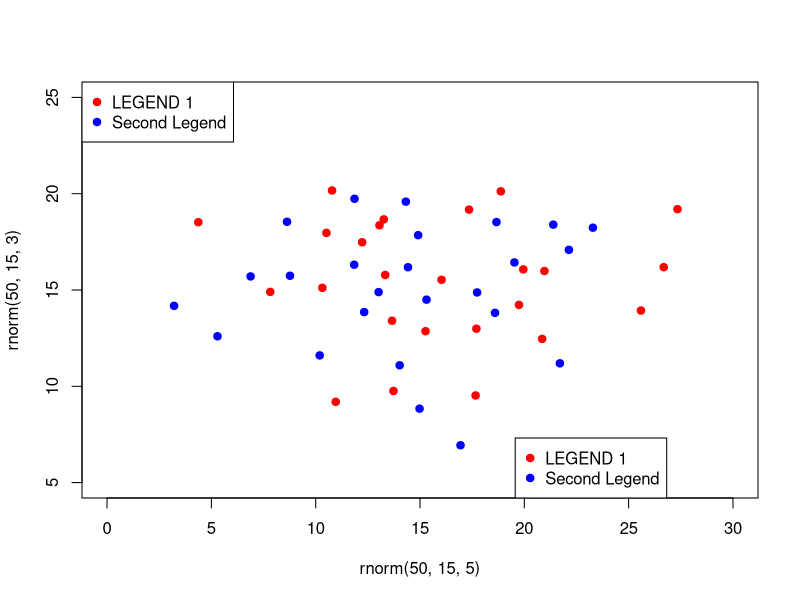

Reproduce this figure in R.
# graphics.off()
# windows(width = 5, height = 5)
# set.seed(42)
# par(mar = c(5,5,1,10))
plot(rnorm(50,15,5), rnorm(50,15,3),
     xlim = c(0,30), ylim = c(5,25),
     pch = 19, col = c("red","blue"))

legend(x = par("usr")[1], 
       y = par("usr")[4],
       pch = 19, col = c("red", "blue"),
       legend = c("LEGEND 1", "Second Legend"))



leg <- legend("bottom", pch = 19, col = c("red", "blue"),
              legend = c("LEGEND 1", "Second Legend"),
              plot = FALSE)

legend(x = (leg$rect$left + leg$rect$w) * 1.05, y = leg$rect$top,
       pch = 19, col = c("red", "blue"),
       legend = c("LEGEND 1", "Second Legend"))
